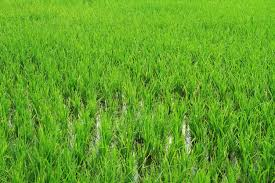
#> input picture sarjitha/08-08-2024/image.jpg, 275 x 183 px
$ python activity.py
#> lines starting #> are read from the running program, lines starting #| are printed output that depends on the picture
import cv2
import numpy as np

image=cv2.imread('image.jpg')
#> image is the input picture: shape (183, 275, 3); mean B, G, R 38, 163.4, 98.8

if image is None:
    print("could not read the image")
    exit()

cv2.imshow('orginal image',image)
cv2.waitKey(0)
cv2.destroyAllWindows()


grey_image=cv2.cvtColor(image,cv2.COLOR_BGR2GRAY)
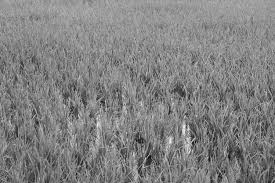
#> grey_image: shape (183, 275); min 7, max 242, mean 129.8
cv2.imshow('grey image',grey_image)
cv2.waitKey(0)
cv2.destroyAllWindows()
